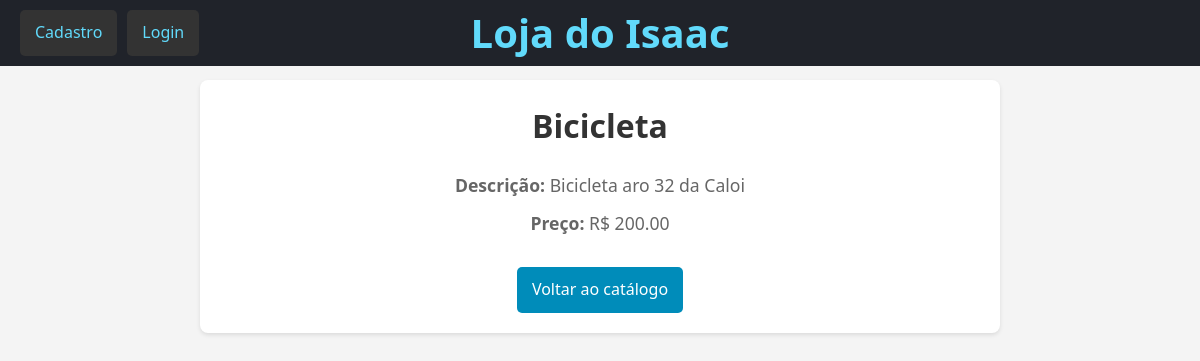
Page /items/4/ on the committed database.
### myapp/models.py (models this page shows, shortened)
class Item(models.Model):
    nome = models.CharField(max_length=100)
    descricao = models.TextField()
    preco = models.DecimalField(max_digits=6, decimal_places=2, default = 0)

### myapp/views.py (the view)
# urls.py: path('items/<int:pk>/', item_detail, name='item_detail'),
def item_detail(request, pk):
    item = get_object_or_404(Item, pk=pk)
    return render(request, 'myapp/item_detail.html', {'item': item})

### myapp/templates/myapp/item_detail.html (shortened to what this page needs)
{% extends 'myapp/base.html' %}
{% load static %}
{% block stylesheet %}
{{ block.super }}
<link rel="stylesheet" href="{% static 'myapp/css/item_detail.css' %}">
{% endblock %}
{% block content %}
<div class="item-detail-container">
    <h2>{{ item.nome }}</h2>
    <p><strong>Descrição:</strong> {{ item.descricao }}</p>
    <p><strong>Preço:</strong> R$ {{ item.preco }}</p>
    <a href="{% url 'items' %}">Voltar ao catálogo</a>
</div>
{% endblock %}

### myapp/static/myapp/css/base.css (style rules this page uses)
* { margin: 0; padding: 0; box-sizing: border-box; }
body { font-family: 'Segoe UI', Tahoma, Geneva, Verdana, sans-serif; line-height: 1.6; background-color: #f4f4f4; color: #333; margin: 0; padding-top: 60px; }

### myapp/static/myapp/css/item_detail.css (style rules this page uses)
.item-detail-container { margin: 20px auto; padding: 20px; max-width: 800px; background-color: #ffffff; border-radius: 8px; box-shadow: 0 2px 4px rgba(0, 0, 0, 0.1); text-align: center; }
.item-detail-container h2 { margin-bottom: 20px; color: #333; font-size: 2em; }
.item-detail-container p { color: #666; font-size: 1.1em; line-height: 1.6; margin-bottom: 10px; }
.item-detail-container a { display: inline-block; margin-top: 20px; padding: 10px 15px; background-color: #008cba; color: white; border-radius: 5px; text-decoration: none; transition: background-color 0.3s ease-in-out; }

### rows in the picture
Item: nome "Bicicleta", descricao "Bicicleta aro 32 da Caloi", preco "200.00"
